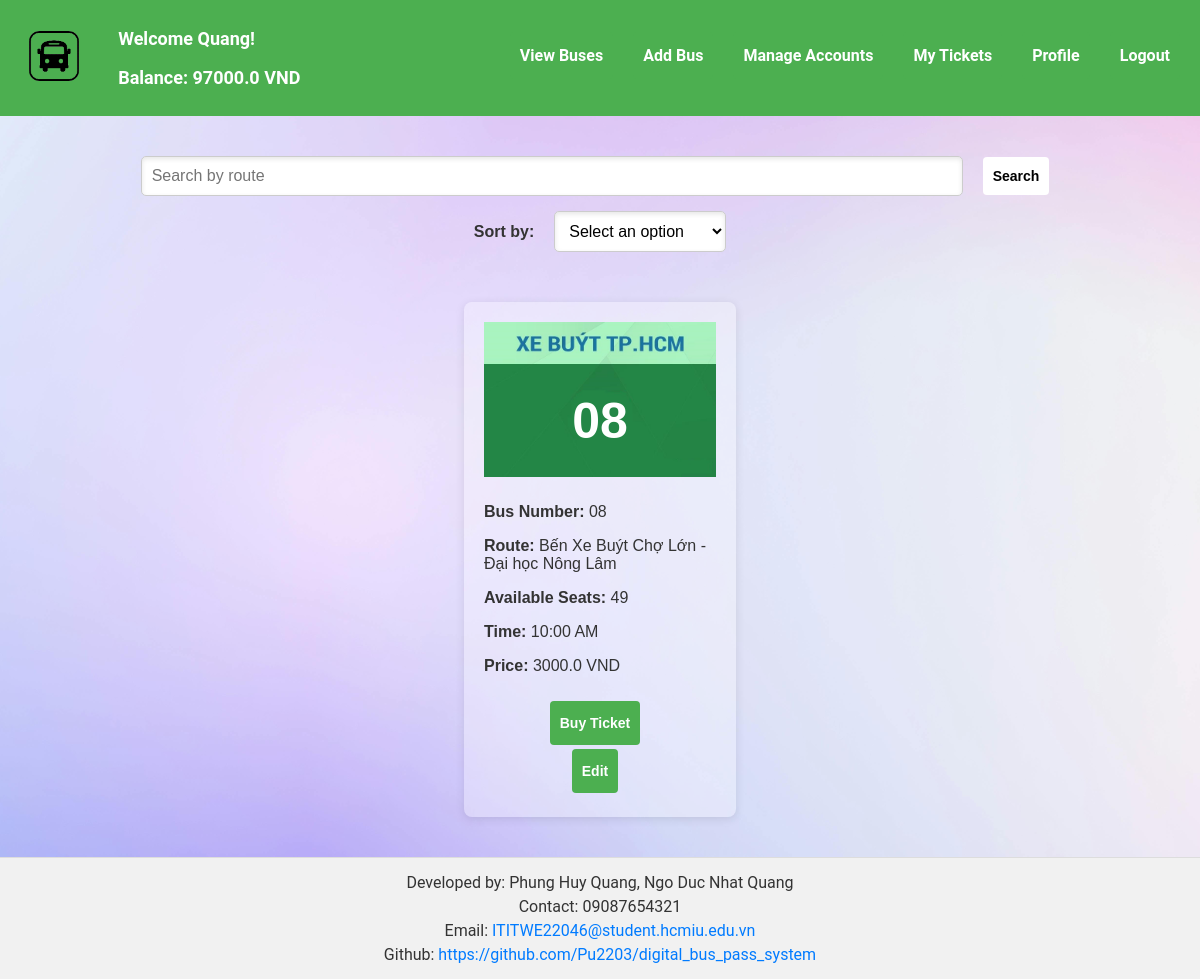
/view_buses (signed in), run on an earlier commit of the app's database.
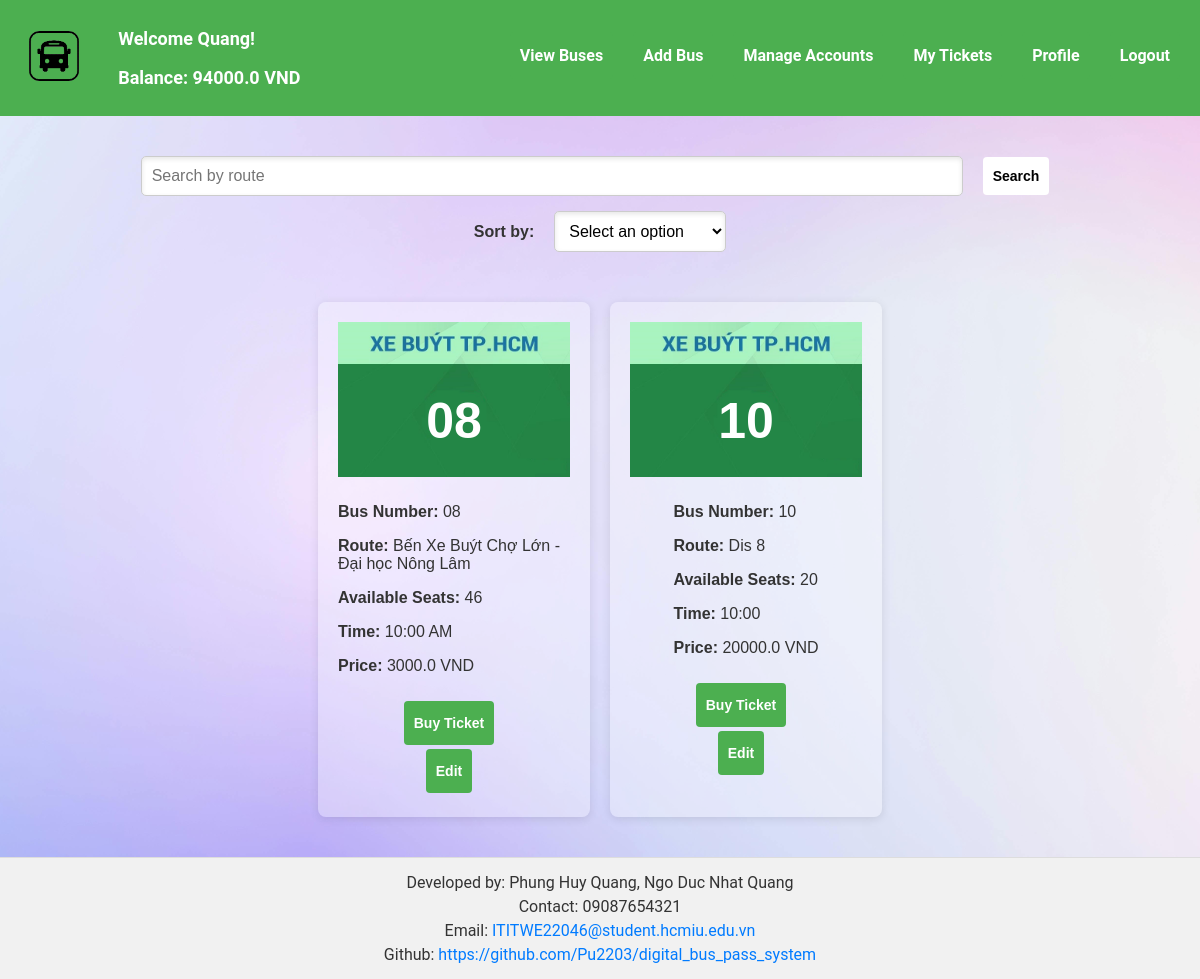
And on a later commit of the database.
### tables this page shows
CREATE TABLE users (
            id INTEGER PRIMARY KEY AUTOINCREMENT,
            username TEXT NOT NULL UNIQUE,
            password_hash TEXT NOT NULL,
            email TEXT,
            phone_number TEXT,
            gender TEXT,
            balance REAL DEFAULT 0.0,
            name TEXT
        );

CREATE TABLE buses (
            id INTEGER PRIMARY KEY,
            bus_number TEXT NOT NULL,
            route TEXT NOT NULL,
            total_seats INTEGER NOT NULL,
            available_seats INTEGER NOT NULL,
            time TEXT,
            price REAL NOT NULL
        );

### website/view.py (the view)
@view_bp.route('/view_buses', methods=['GET', 'POST'])
def view_buses_route():
    user_id = session.get('user_id')
    if not user_id:
        flash('You need to log in to view buses.')
        return redirect(url_for('auth.login'))
    user = UserDAO.get_user_by_id(user_id)
    sort_by = request.args.get('sort_by')
    search_query = request.form.get('search_query')
    buses = BusDAO.view_buses(sort_by=sort_by, search_query=search_query)
    buses = [bus for bus in buses if bus.available_seats > 0]
    balance = user.balance
    return render_template('view_buses.html', buses=buses, user=user, balance=balance)

### databases/bus_dao.py (called while the page is built)
    @staticmethod
    def view_buses(sort_by=None, search_query=None):
        conn = sqlite3.connect('bus_reservation.db')
        cursor = conn.cursor()
        query = 'SELECT * FROM buses'
        params = []
        if search_query:
            query += ' WHERE route LIKE ?'
            params.append(f'%{search_query}%')
        if sort_by:
            query += f' ORDER BY {sort_by}'
        cursor.execute(query, params)
        buses_data = cursor.fetchall()
        conn.close()
        buses = []
        for bus_data in buses_data:
            buses.append(Bus(
                id=bus_data[0],
                bus_number=bus_data[1],
                route=bus_data[2],
                total_seats=bus_data[3],
                available_seats=bus_data[4],
                time=bus_data[5],
                price=bus_data[6]
            ))
        return buses

### website/models.py (called while the page is built)
    @property
    def is_authenticated(self):
        return True

### website/trie.py (called while the page is built)
    def insert(self, word):
        node = self.root
        for char in word:
            if char not in node.children:
                node.children[char] = TrieNode()
            node = node.children[char]
        node.is_end_of_word = True

### website/templates/view_buses.html (shortened to what this page needs)
{% extends "base.html" %}
{% block content %}
<link rel="stylesheet" type="text/css" href="{{ url_for('static', filename='viewbus.css') }}">
<div class="container">
        <div class="search-sort-container">
            <form method="POST" action="{{ url_for('view.view_buses_route') }}" class="controls">
                <input type="text" id="search_query" name="search_query" placeholder="Search by route" class="input1" onkeyup="autocomplete()">
                <button type="submit" class="buttonBack">Search</button>
            </form>
            <form method="GET" action="{{ url_for('view.view_buses_route') }}" class="controls">
                <label for="sort_by" class="label">Sort by:</label>
                <select id="sort_by" name="sort_by" class="input2" onchange="this.form.submit()">
                    <option value="" disabled {% if not sort_by %}selected{% endif %}>Select an option</option>
                </select>
            </form>
        </div>
    <div class="buses-container">
        {% for bus in buses %}
        <div class="bus-container">
            <div class="bus-image">
                <img src="{{ url_for('static', filename='images/bus_image.jpg') }}" alt="Bus Image">
                <div class="text-overlay">{{ bus.bus_number }}</div>
            </div>
            <div class="bus-info">
                <p><strong>Bus Number:</strong> {{ bus.bus_number }}</p>
                <p><strong>Route:</strong> {{ bus.route }}</p>
                <p><strong>Available Seats:</strong> {{ bus.available_seats }}</p>
                <p><strong>Time:</strong> {{ bus.time }}</p>
                <p><strong>Price:</strong> {{ bus.price }} VND</p>
            </div>
            <a href="{{ url_for('view.buy_ticket', bus_id=bus.id) }}" class="button2">Buy Ticket</a>
            {% if current_user.username  == 'admin' %}
            <a href="{{ url_for('admin.edit_bus', bus_id=bus.id) }}" class="button2">Edit</a>
            {% endif %}
        </div>
        {% endfor %}
    </div>
</div>
{% endblock %}

### website/templates/base.html (shortened to what this page needs)
<!DOCTYPE html>
<html lang="en">
<head>
    <link rel="stylesheet" type="text/css" href="{{ url_for('static', filename='styles.css') }}">
</head>
<body>
    <div class="header">
        <a href="{{ url_for('view.index') }}">
            <img src="{{ url_for('static', filename='images/logo.png') }}" alt="Logo" class="logo">
        </a>
        <div class="header-content">
            <div class="welcome-message">
                {% if current_user.is_authenticated %}
                    <p>Welcome {{ current_user.name }}!</p>
                    <p>Balance: {{ current_user.balance }} VND</p>
                {% else %}
                    <p><strong>Welcome to the Digital Local Bus Ticket System</strong></p>
                {% endif %}
            </div>
            <div class="button-container">
                <a href="{{ url_for('view.view_buses_route') }}" class="button">View Buses</a>
                {% if current_user.is_authenticated and current_user.username == 'admin' %}
                <a href="{{ url_for('admin.add_bus_route') }}" class="button">Add Bus</a>
                <a href="{{ url_for('admin.manage_accounts') }}" class="button">Manage Accounts</a>
                {% endif %}
                <a href="{{ url_for('view.my_tickets') }}" class="button">My Tickets</a>
                <a href="{{ url_for('view.profile') }}" class="button">Profile</a>
                {% if current_user.is_authenticated %}
                    <a href="{{ url_for('auth.logout') }}" class="button">Logout</a>
                {% else %}
                    <a href="{{ url_for('auth.login') }}" class="button">Login</a>
                {% endif %}
            </div>
        </div>
    </div>
    <div class="content">
        {% block content %}{% endblock %}
    </div>
    <div class="footer">
        <p>Developed by: Phung Huy Quang, Ngo Duc Nhat Quang</p>
        <p>Contact: 09087654321</p>
        <p>Email: <a href="mailto:ITITWE22046@student.hcmiu.edu.vn">ITITWE22046@student.hcmiu.edu.vn</a></p>
        <p>Github: <a href="https://github.com/Pu2203/digital_bus_pass_system" target="_blank">https://github.com/Pu2203/digital_bus_pass_system</a></p>
    </div>
</body>
</html>

What changed in the data, as far as the page shows it:
changed users "Quang": balance "97000.0" → "94000.0"
changed buses "Bến Xe Buýt Chợ Lớn - Đại học Nông Lâm": available_seats "49" → "46"
added buses: bus_number "10", route "Dis 8", available_seats "20", time "10:00", price "20000.0"
